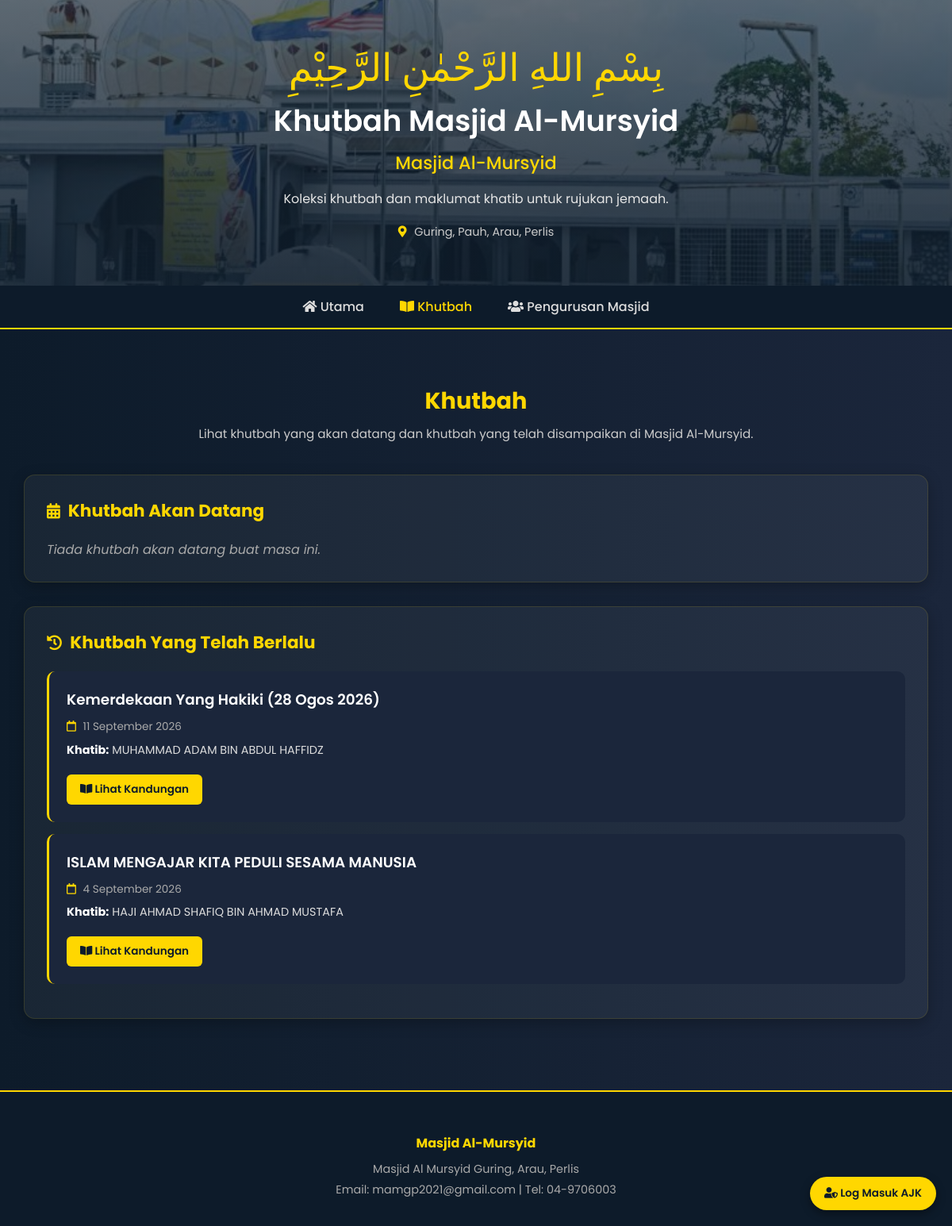
Screenshot of /jemaah/khutbah/ with the database file from the repository.
### ImamFlex/models.py (models this page shows, shortened)
class Khutbah(models.Model):
    khutbah_id = models.AutoField(primary_key=True)
    date = models.DateField()
    khutbah_topic = models.CharField(max_length=200)
    content = models.TextField(blank=True, null=True)
    pdf_file = models.FileField(
        upload_to='khutbah/',
        validators=[validate_pdf_file],
        blank=True,
        null=True
    )
    khatib = models.ForeignKey(
        Imam,
        on_delete=models.SET_NULL,
        null=True,
        blank=True
    )

class MosqueStaff(models.Model):
    name = models.CharField(max_length=100)
    ic_number = models.CharField(max_length=12, unique=True)
    contact_number = models.CharField(max_length=15)
    address = models.TextField(blank=True, null=True)
    availability = models.BooleanField(default=True)
    email = models.EmailField(blank=True, null=True)
    profile_picture = models.ImageField(upload_to='profile_pics/', null=True, blank=True)
    class Meta:
        abstract = True

class Imam(MosqueStaff):
    imam_id = models.CharField(max_length=10, primary_key=True)
    password = models.CharField(max_length=20)
    is_admin = models.BooleanField(default=False)

### ImamFlex/views.py (the view)
# urls.py: path('jemaah/khutbah/', views.jemaah_khutbah, name='jemaah_khutbah'),
def jemaah_khutbah(request):
    today = now().date()
    upcoming = Khutbah.objects.filter(date__gte=today).order_by('date')
    past = Khutbah.objects.filter(date__lt=today).order_by('-date')
    return render(request, 'jemaah/khutbah.html', {
        'upcoming_khutbah': upcoming,
        'past_khutbah': past,
    })

### ImamFlex/templates/jemaah/khutbah.html (shortened to what this page needs)
{% load static %}
<!DOCTYPE html>
<html lang="en">
<head>
  <link rel="stylesheet" href="https://cdnjs.cloudflare.com/ajax/libs/font-awesome/5.15.4/css/all.min.css">
</head>
<body>
<div class="header-img">
  <div class="header-content">
<div class="bismillah">
  بِسْمِ اللهِ الرَّحْمٰنِ الرَّحِيْمِ
</div>
<h1 class="welcome">
  Khutbah Masjid Al-Mursyid
</h1>
<div class="mosque-name">
  Masjid Al-Mursyid
</div>
<p class="tagline">
  Koleksi khutbah dan maklumat khatib
  untuk rujukan jemaah.
</p>
<div class="location">
  <i class="fas fa-map-marker-alt"></i>
  Guring, Pauh, Arau, Perlis
</div>
  </div>
</div>
<div class="nav">
  <a href="{% url 'jemaah_home' %}">
    <i class="fas fa-home"></i>
    Utama
  </a>
  <a href="{% url 'jemaah_khutbah' %}" class="active">
    <i class="fas fa-book-open"></i>
    Khutbah
  </a>
  <a href="{% url 'ajk_info' %}">
    <i class="fas fa-users"></i>
    Pengurusan Masjid
  </a>
</div>
<div class="section">
  <div class="intro">
<h2>Khutbah</h2>
<p>
  Lihat khutbah yang akan datang dan
  khutbah yang telah disampaikan di Masjid Al-Mursyid.
</p>
  </div>
  <div class="card">
<div class="card-title">
  <i class="fas fa-calendar-alt"></i>
  <h2>
    Khutbah Akan Datang
  </h2>
</div>
{% if upcoming_khutbah %}
  {% for khutbah in upcoming_khutbah %}
    <div class="khutbah-card">
      <h3>
        {{ khutbah.khutbah_topic }}
      </h3>
      <p class="khutbah-date">
        <i class="far fa-calendar"></i>
        {{ khutbah.date|date:"j F Y" }}
        {% if khutbah.event_type %}
          &nbsp; | &nbsp;
          <i class="fas fa-tag"></i>
          {{ khutbah.event_type }}
        {% endif %}
      </p>
      <p>
        <strong>Khatib:</strong>
        {% if khutbah.khatib %}
          {{ khutbah.khatib.name }}
        {% else %}
          Belum Ditentukan
        {% endif %}
      </p>
      <a
        href="{% url 'khutbah_detail' khutbah.khutbah_id %}"
        class="btn-action"
      >
        <i class="fas fa-book-open"></i>
        Lihat Kandungan
      </a>
    </div>
  {% endfor %}
{% else %}
  <p class="empty-message">
    Tiada khutbah akan datang buat masa ini.
  </p>
{% endif %}
  </div>
  <div class="card">
<div class="card-title">
  <i class="fas fa-history"></i>
  <h2>
    Khutbah Yang Telah Berlalu
  </h2>
</div>
{% if past_khutbah %}
  {% for khutbah in past_khutbah %}
    <div class="khutbah-card">
      <h3>
        {{ khutbah.khutbah_topic }}
      </h3>
      <p class="khutbah-date">
        <i class="far fa-calendar"></i>
        {{ khutbah.date|date:"j F Y" }}
      </p>
      <p>
        <strong>Khatib:</strong>
        {% if khutbah.khatib %}
          {{ khutbah.khatib.name }}
        {% else %}
          Tiada Rekod
        {% endif %}
      </p>
      <a
        href="{% url 'khutbah_detail' khutbah.khutbah_id %}"
        class="btn-action"
      >
        <i class="fas fa-book-open"></i>
        Lihat Kandungan
      </a>
    </div>
  {% endfor %}
{% else %}
  <p class="empty-message">
    Belum ada khutbah lepas direkodkan.
  </p>
{% endif %}
  </div>
</div>
<div class="footer">
  <h4>
    Masjid Al-Mursyid
  </h4>
  <p>
    Masjid Al Mursyid Guring, Arau, Perlis
  </p>
  <p>
    Email: mamgp2021@gmail.com |
    Tel: 04-9706003
  </p>
</div>
<a href="{% url 'login' %}" class="login-btn">
<i class="fas fa-user-shield"></i>
Log Masuk AJK
</a>
</body>
</html>

### rows the page displays
Khutbah: khutbah_topic "Kemerdekaan Yang Hakiki (28 Ogos 2026)", date "11 September 2026", khatib.name "MUHAMMAD ADAM BIN ABDUL HAFFIDZ"
Khutbah: khutbah_topic "ISLAM MENGAJAR KITA PEDULI SESAMA MANUSIA", date "4 September 2026", khatib.name "HAJI AHMAD SHAFIQ BIN AHMAD MUSTAFA"
